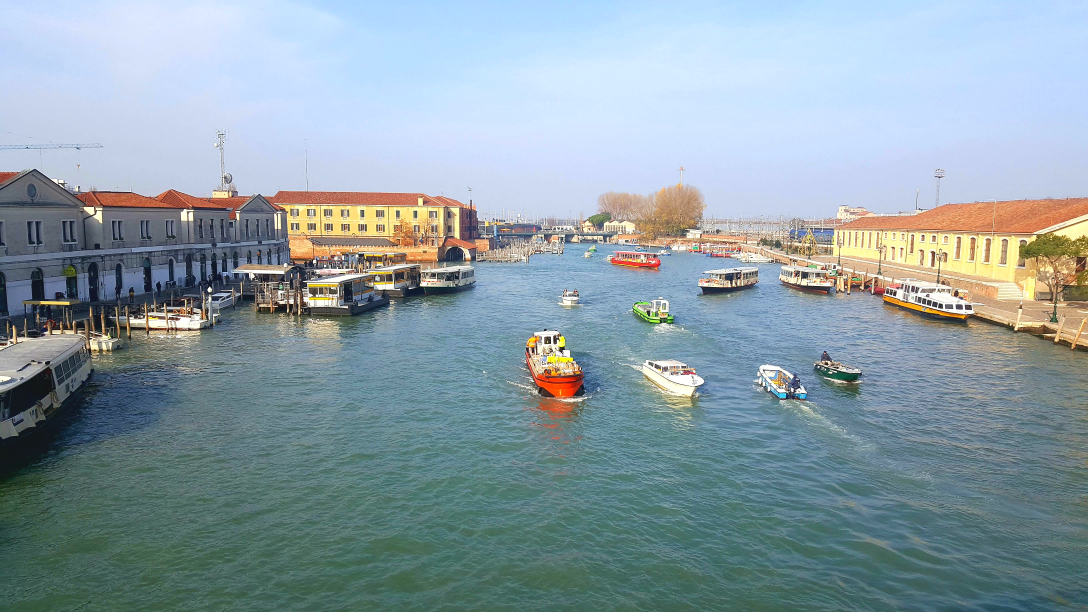
#> input picture back_venice.jpg, 3264 x 1836 px, given in place of rectangle.jpg, which was not available (shown at 1/3 size)
$ jupyter execute --allow-errors 'new test.ipynb'
#> lines starting #> are read from the running program, lines starting #| are printed output that depends on the picture; after the words box and inside, x2 and y2 are one past the last pixel; in counts of white or black regions, pixels touching at a corner belong together; pictures that were not available may be replaced by others from this repository, and a replacement may not be noted
[cell 1]
import cv2 as cv
import numpy as np

img = cv.imread('rectangle.jpg')
#> img is the input picture: shape (1836, 3264, 3); mean B, G, R 165.7, 157.8, 139.9
gray = cv.cvtColor(img, cv.COLOR_BGR2GRAY)
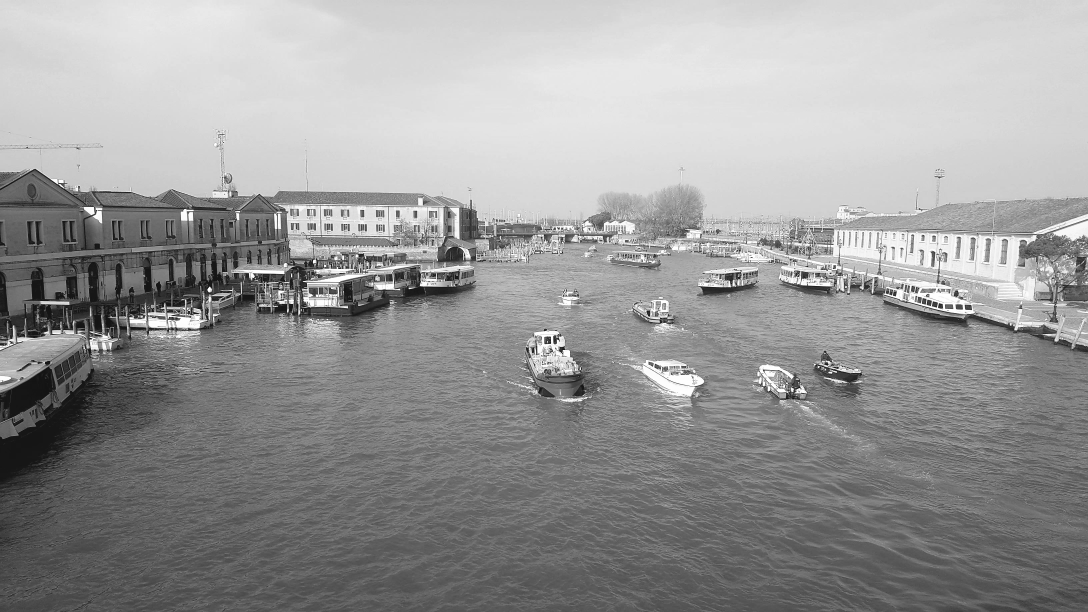
#> gray: shape (1836, 3264) (shown at 1/3 size); min 18, max 255, mean 153.3
ret, thresh = cv.threshold(gray, 0, 255, cv.THRESH_BINARY + cv.THRESH_OTSU)
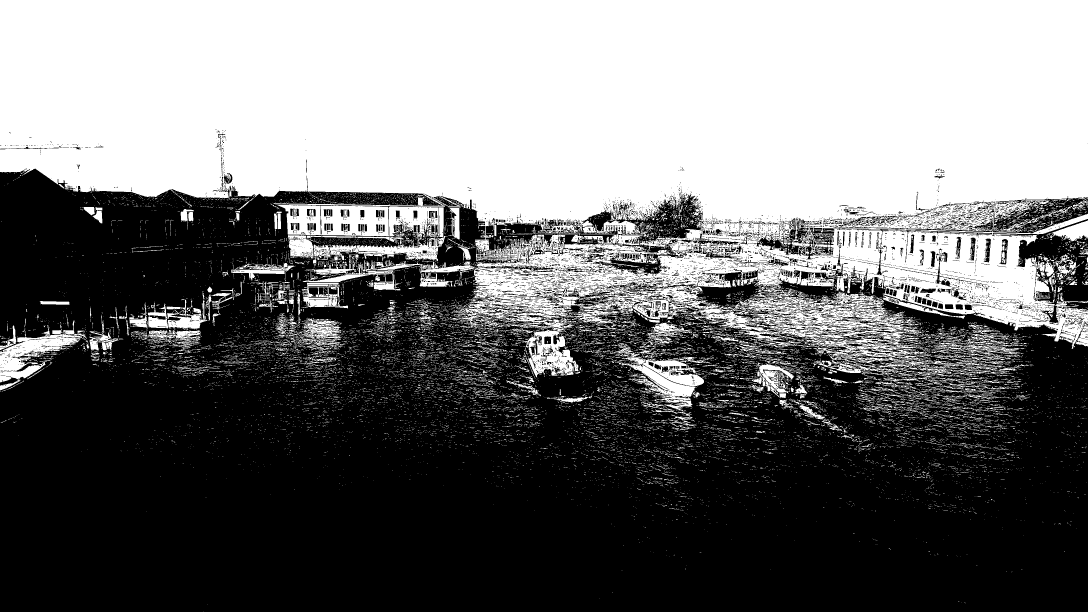
#> thresh: shape (1836, 3264) (shown at 1/3 size); 44.9% white; 19869 white regions (18534 under 20 px), largest, box (x1, y1, x2, y2) and area: (0, 0, 3264, 1133) 2390877, (832, 615, 1337, 784) 42798, (1815, 1040, 2112, 1234) 16846
#> ret = 158


# 이진화된 결과를 dist_transform 함수의 입력으로 사용합니다.

dist_transform = cv.distanceTransform(thresh, cv.DIST_L2, 5)
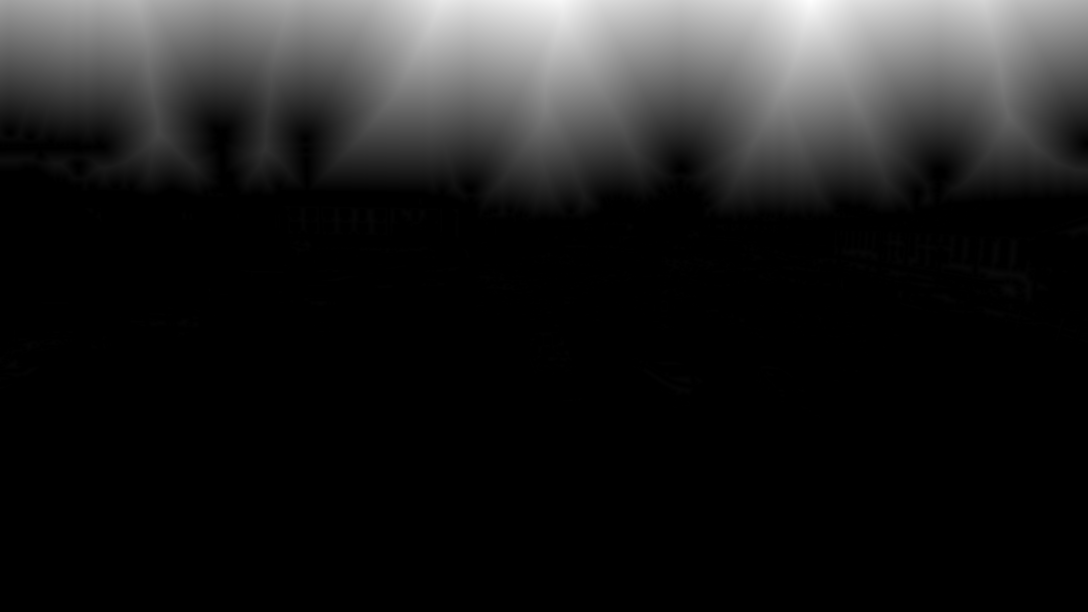
#> dist_transform: shape (1836, 3264) float32 (shown at 1/3 size); min 0, max 632.4, mean 76.8; drawn with min black and max white
# dist_transform  함수를 사용하면 실수 타입(float32)의 이미지가 생성됩니다. 화면에 보여주려면 normalize 함수를 사용해야 합니다.
result = cv.normalize(dist_transform, None, 255, 0, cv.NORM_MINMAX, cv.CV_8UC1)

cv.imshow("dist_transform", result)
cv.imshow("src", img)

cv.waitKey(0)
